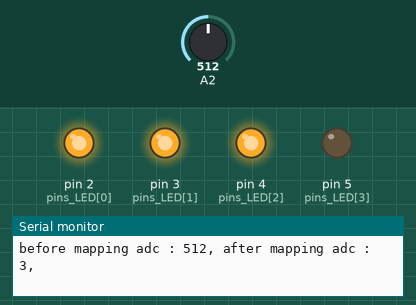
Recording of a sketch running on a simulated Arduino Uno, built with avr-gcc and run on an emulated ATmega328P. Shown: output pins drawn as LEDs (lit = HIGH), the last lines printed to the serial monitor. The test bench sets the inputs (shaded band); at power-on: A2 = 512.

Above: at 1.2 s.
1.3 s: A2 set to 460
4.3 s: A2 set to 438
At 5.5 s:
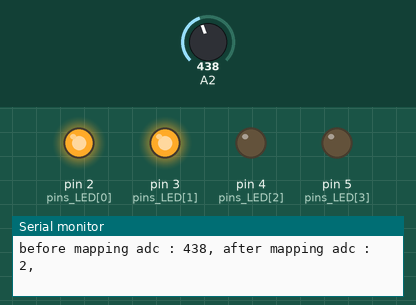
5.8 s: A2 set to 314
8.8 s: A2 set to 286
At 9.5 s:
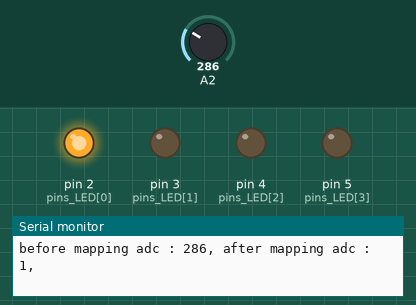
10.3 s: A2 set to 1023
At 11.3 s:
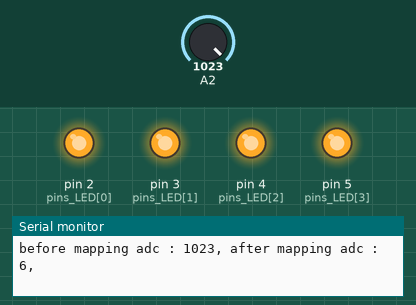
11.8 s: A2 set to 618
14.8 s: A2 set to 588
At 15.3 s:
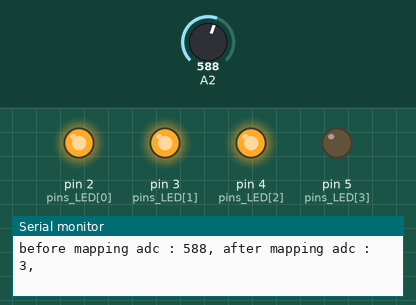
Timing chart, 0 to 17.8 s (numbered marks = the images above; inputs shaded):
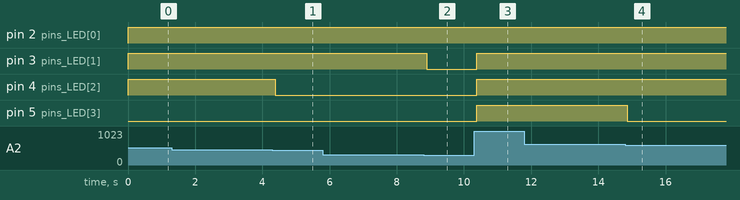

Measured:
- the behaviour switches between 450 and 449 on A2 (found by bisection; images 0 and 1)
- the behaviour switches between 300 and 299 on A2 (found by bisection; images 1 and 2)
- the behaviour switches between 600 and 599 on A2 (found by bisection; images 3 and 4)
- after the input at 4.3 s, pin 4 (pins_LED[2]): HIGH → LOW after 0.09 s
- after the input at 8.8 s, pin 3 (pins_LED[1]): HIGH → LOW after 0.10 s
- after the input at 10.3 s, pin 3 (pins_LED[1]), pin 4 (pins_LED[2]), pin 5 (pins_LED[3]): LOW → HIGH after 0.08 s
- after the input at 14.8 s, pin 5 (pins_LED[3]): HIGH → LOW after 0.07 s

The sketch:

HW7_1.ino
```cpp
int light = 0;
int pins_LED[] = {2, 3, 4, 5};
int adc = 0;

void setup() {
  // put your setup code here, to run once:
  Serial.begin(9600);
}

void loop() {
  adc = readIlluminance();
  Serial.print("before mapping adc : " + String(adc) + ", ");
  adc = map(adc, 0, 600, 0, 4);
  Serial.println("after mapping adc : " + String(adc) + ", ");
  for ( int i = 0 ; i < 4 ; i ++ ) {
    if ( adc > i ) {
      analogWrite(pins_LED[i], 255);
    }
    else {
      digitalWrite(pins_LED[i], LOW);
    }
  }
}

int readIlluminance() {

  int reading = analogRead(56);
//  Serial.print("ADC : ");
//  Serial.print(reading);

  float voltage = reading * 5.0 / 1024;
//  Serial.print(", Voltage : ");
//  Serial.println(voltage);
  return reading;
}
```
